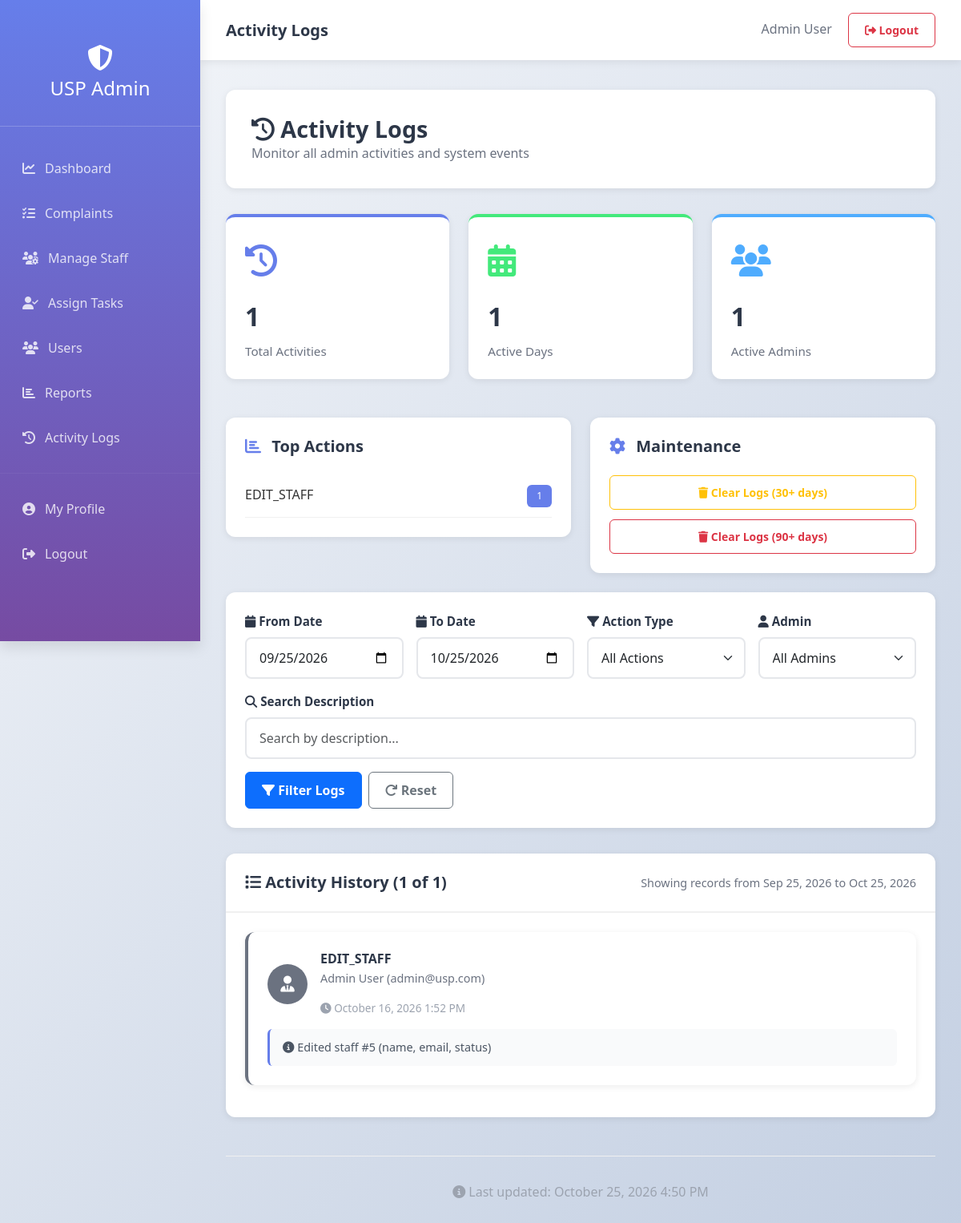
The page /USP_Feedback-3/admin/activity_logs.php (signed in) on the database its author committed.
### tables this page shows
CREATE TABLE `admin_logs` (
  `log_id` int(11) NOT NULL AUTO_INCREMENT,
  `admin_id` int(11) NOT NULL,
  `action` varchar(100) NOT NULL,
  `description` text DEFAULT NULL,
  `timestamp` timestamp NULL DEFAULT current_timestamp(),
  PRIMARY KEY (`log_id`),
  KEY `idx_admin_id` (`admin_id`),
  CONSTRAINT `fk_87` FOREIGN KEY (`admin_id`) REFERENCES `users` (`id`) ON DELETE CASCADE
);

CREATE TABLE `users` (
  `id` int(11) NOT NULL AUTO_INCREMENT,
  `name` varchar(100) NOT NULL,
  `email` varchar(100) NOT NULL,
  `password` varchar(255) NOT NULL,
  `role` enum('admin','staff','user') NOT NULL DEFAULT 'user',
  `status` enum('active','inactive') DEFAULT 'active',
  `created_at` timestamp NULL DEFAULT current_timestamp(),
  `updated_at` timestamp NULL DEFAULT current_timestamp() ON UPDATE current_timestamp(),
  PRIMARY KEY (`id`),
  UNIQUE KEY `email` (`email`)
);

### USP_Feedback-3/admin/activity_logs.php (the view, shortened to what this page needs)
<?php
include '../config/db_connect.php';
$search_query = $_GET['search'] ?? '';
$date_from = $_GET['date_from'] ?? date('Y-m-d', strtotime('-30 days'));
$date_to = $_GET['date_to'] ?? date('Y-m-d');
$page = $_GET['page'] ?? 1;
$per_page = 20;
$where_clauses = [];
if (!empty($date_from) && !empty($date_to)) {
    $date_from_escaped = mysqli_real_escape_string($conn, $date_from);
    $date_to_escaped = mysqli_real_escape_string($conn, $date_to);
    $where_clauses[] = "DATE(al.timestamp) BETWEEN '$date_from_escaped' AND '$date_to_escaped'";
}
$where = !empty($where_clauses) ? 'WHERE ' . implode(' AND ', $where_clauses) : '';
$count_query = "SELECT COUNT(*) as total FROM admin_logs al LEFT JOIN users u ON al.admin_id = u.id $where";
$count_result = mysqli_fetch_assoc(mysqli_query($conn, $count_query));
$total_records = $count_result['total'];
$offset = ($page - 1) * $per_page;
$logs_query = "
    SELECT al.*, u.name as admin_name, u.email as admin_email
    FROM admin_logs al
    LEFT JOIN users u ON al.admin_id = u.id
    $where
    ORDER BY al.timestamp DESC
    LIMIT $offset, $per_page
";
$logs_result = mysqli_query($conn, $logs_query);
$logs = mysqli_fetch_all($logs_result, MYSQLI_ASSOC);
$stats_query = "
    SELECT
        COUNT(*) as total_activities,
        COUNT(DISTINCT DATE(timestamp)) as active_days,
        COUNT(DISTINCT admin_id) as active_admins
    FROM admin_logs
    WHERE DATE(timestamp) BETWEEN '$date_from' AND '$date_to'
";
$stats = mysqli_fetch_assoc(mysqli_query($conn, $stats_query));
$top_actions_query = "
    SELECT action, COUNT(*) as count
    FROM admin_logs
    WHERE DATE(timestamp) BETWEEN '$date_from' AND '$date_to'
    GROUP BY action
    ORDER BY count DESC
    LIMIT 5
";
$top_actions = mysqli_fetch_all(mysqli_query($conn, $top_actions_query), MYSQLI_ASSOC);
function getActionColor($action) {
    $colors = [
        'LOGIN' => '#4facfe',
        'LOGOUT' => '#667eea',
        'CREATE' => '#43e97b',
        'UPDATE' => '#f5af19',
        'DELETE' => '#f5576c',
        'ASSIGN' => '#00f2fe',
        'DEFAULT' => '#6b7280'
    ];
    return $colors['DEFAULT'];
}
function getActionIcon($action) {
    $icons = [
        'LOGIN' => 'fa-sign-in-alt',
        'LOGOUT' => 'fa-sign-out-alt',
        'CREATE' => 'fa-plus-circle',
        'UPDATE' => 'fa-edit',
        'DELETE' => 'fa-trash',
        'ASSIGN' => 'fa-user-check',
        'COMPLAINT' => 'fa-tasks',
        'USER' => 'fa-user',
        'STAFF' => 'fa-user-tie',
        'DEFAULT' => 'fa-history'
    ];
    foreach ($icons as $key => $icon) {
        if (strpos($action, $key) !== false) {
            return $icon;
        }
    }
    return $icons['DEFAULT'];
}
?>
<!DOCTYPE html>
<html lang="en">
<head>
    <link href="https://cdn.jsdelivr.net/npm/bootstrap@5.3.0/dist/css/bootstrap.min.css" rel="stylesheet">
    <link rel="stylesheet" href="https://cdnjs.cloudflare.com/ajax/libs/font-awesome/6.4.0/css/all.min.css">
    <link rel="stylesheet" href="https://cdnjs.cloudflare.com/ajax/libs/Chart.js/3.9.1/chart.min.css">
    <link rel="stylesheet" href="../css/style.css">
<link rel="stylesheet" href="../css/responsive.css">
</head>
<body>
    <div class="sidebar">
        <div class="sidebar-brand">
            <i class="fas fa-shield-alt"></i>
            <h4>USP Admin</h4>
        </div>
        <nav class="nav flex-column">
            <a class="nav-link " href="admin_dashboard_professional.php">
                <i class="fas fa-chart-line"></i> Dashboard
            </a>
            <a class="nav-link" href="manage_complaints.php">
                <i class="fas fa-tasks"></i> Complaints
            </a>
            <a class="nav-link" href="manage_staff.php">
                <i class="fas fa-users-cog"></i> Manage Staff
            </a>
            <a class="nav-link" href="assign_staff.php">
                <i class="fas fa-user-check"></i> Assign Tasks
            </a>
            <a class="nav-link" href="manage_users.php">
                <i class="fas fa-users"></i> Users
            </a>
            <a class="nav-link" href="reports.php">
                <i class="fas fa-chart-bar"></i> Reports
            </a>
            <a class="nav-link" href="activity_logs.php">
                <i class="fas fa-history"></i> Activity Logs
            </a>
            <hr style="border-color: rgba(255, 255, 255, 0.2); margin: 1rem 0;">
            <a class="nav-link" href="admin_profile.php">
                <i class="fas fa-user-circle"></i> My Profile
            </a>
            <a class="nav-link" href="logout.php">
                <i class="fas fa-sign-out-alt"></i> Logout
            </a>
        </nav>
    </div>
    <nav class="navbar-custom">
        <div style="display: flex; justify-content: space-between; align-items: center; width: 100%;">
            <h5 style="margin: 0; color: var(--dark); font-weight: 700;">Activity Logs</h5>
            <div>
                <span style="color: #6b7280; margin-right: 1rem;"><?php echo $_SESSION['user_name']; ?></span>
                <a href="logout.php" class="btn btn-sm btn-outline-danger">
                    <i class="fas fa-sign-out-alt"></i> Logout
                </a>
            </div>
        </div>
    </nav>
    <div class="main-content">
        <div class="page-header">
            <h2>
                <i class="fas fa-history"></i> Activity Logs
            </h2>
            <p style="color: #6b7280; margin: 0;">Monitor all admin activities and system events</p>
        </div>
        <div class="row mb-4">
            <div class="col-md-4">
                <div class="stat-card">
                    <div class="stat-icon">
                        <i class="fas fa-history"></i>
                    </div>
                    <div class="stat-value"><?php echo number_format($stats['total_activities']); ?></div>
                    <div class="stat-label">Total Activities</div>
                </div>
            </div>
            <div class="col-md-4">
                <div class="stat-card" style="border-top-color: var(--success);">
                    <div class="stat-icon" style="color: var(--success);">
                        <i class="fas fa-calendar-alt"></i>
                    </div>
                    <div class="stat-value"><?php echo $stats['active_days']; ?></div>
                    <div class="stat-label">Active Days</div>
                </div>
            </div>
            <div class="col-md-4">
                <div class="stat-card" style="border-top-color: var(--info);">
                    <div class="stat-icon" style="color: var(--info);">
                        <i class="fas fa-users"></i>
                    </div>
                    <div class="stat-value"><?php echo $stats['active_admins']; ?></div>
                    <div class="stat-label">Active Admins</div>
                </div>
            </div>
        </div>
        <?php if (count($top_actions) > 0): ?>
            <div class="row mb-4">
                <div class="col-lg-6">
                    <div style="background: white; border-radius: 12px; padding: 1.5rem; box-shadow: 0 2px 8px rgba(0, 0, 0, 0.08);">
                        <h5 style="margin-bottom: 1.5rem; font-weight: 700; color: var(--dark);">
                            <i class="fas fa-chart-bar" style="color: var(--primary); margin-right: 0.5rem;"></i> Top Actions
                        </h5>
                        <?php foreach ($top_actions as $action): ?>
                            <div style="display: flex; justify-content: space-between; padding: 0.75rem 0; border-bottom: 1px solid #f0f0f0;">
                                <span><?php echo htmlspecialchars($action['action']); ?></span>
                                <span class="badge" style="background: var(--primary); color: white;"><?php echo $action['count']; ?></span>
                            </div>
                        <?php endforeach; ?>
                    </div>
                </div>
                <div class="col-lg-6">
                    <div style="background: white; border-radius: 12px; padding: 1.5rem; box-shadow: 0 2px 8px rgba(0, 0, 0, 0.08);">
                        <h5 style="margin-bottom: 1.5rem; font-weight: 700; color: var(--dark);">
                            <i class="fas fa-cog" style="color: var(--primary); margin-right: 0.5rem;"></i> Maintenance
                        </h5>
                        <div style="display: grid; gap: 0.75rem;">
                            <a href="?delete_period=30" class="btn btn-outline-warning btn-sm" onclick="return confirm('Delete logs older than 30 days?');">
                                <i class="fas fa-trash"></i> Clear Logs (30+ days)
                            </a>
                            <a href="?delete_period=90" class="btn btn-outline-danger btn-sm" onclick="return confirm('Delete logs older than 90 days?');">
                                <i class="fas fa-trash"></i> Clear Logs (90+ days)
                            </a>
                        </div>
                    </div>
                </div>
            </div>
        <?php endif; ?>
        <div class="filter-section">
            <form method="GET" id="filterForm">
                <div class="row g-3">
                    <div class="col-md-3">
                        <label class="filter-label">
                            <i class="fas fa-calendar"></i> From Date
                        </label>
                        <input type="date" class="form-control" name="date_from" value="<?php echo $date_from; ?>">
                    </div>
                    <div class="col-md-3">
                        <label class="filter-label">
                            <i class="fas fa-calendar"></i> To Date
                        </label>
                        <input type="date" class="form-control" name="date_to" value="<?php echo $date_to; ?>">
                    </div>
                    <div class="col-md-3">
                        <label class="filter-label">
                            <i class="fas fa-filter"></i> Action Type
                        </label>
                        <select class="form-select" name="action">
                            <option value="all">All Actions</option>
                        </select>
                    </div>
                    <div class="col-md-3">
                        <label class="filter-label">
                            <i class="fas fa-user"></i> Admin
                        </label>
                        <select class="form-select" name="admin">
                            <option value="all">All Admins</option>
                        </select>
                    </div>
                    <div class="col-md-12">
                        <label class="filter-label">
                            <i class="fas fa-search"></i> Search Description
                        </label>
                        <input type="text" class="form-control" name="search" placeholder="Search by description..."
                               value="<?php echo htmlspecialchars($search_query); ?>">
                    </div>
                    <div class="col-md-12 d-flex gap-2">
                        <button type="submit" class="btn btn-primary">
                            <i class="fas fa-filter"></i> Filter Logs
                        </button>
                        <a href="activity_logs.php" class="btn btn-outline-secondary">
                            <i class="fas fa-redo"></i> Reset
                        </a>
                    </div>
                </div>
            </form>
        </div>
        <div class="table-section">
            <div class="table-header">
                <h5><i class="fas fa-list"></i> Activity History (<?php echo count($logs); ?> of <?php echo $total_records; ?>)</h5>
                <div>
                    <span style="color: #6b7280; font-size: 0.9rem;">
                        Showing records from <?php echo date('M d, Y', strtotime($date_from)); ?> to <?php echo date('M d, Y', strtotime($date_to)); ?>
                    </span>
                </div>
            </div>
            <?php if (count($logs) > 0): ?>
                <div style="padding: 1.5rem;">
                    <?php foreach ($logs as $log): ?>
                        <div class="log-item" style="border-left-color: <?php echo getActionColor($log['action']); ?>;">
                            <div class="log-action">
                                <div class="log-icon" style="background: <?php echo getActionColor($log['action']); ?>;">
                                    <i class="fas <?php echo getActionIcon($log['action']); ?>"></i>
                                </div>
                                <div class="log-content">
                                    <h6><?php echo htmlspecialchars($log['action']); ?></h6>
                                    <p><?php echo htmlspecialchars($log['admin_name'] ?? 'System'); ?> (<?php echo htmlspecialchars($log['admin_email'] ?? 'system'); ?>)</p>
                                    <div class="log-time">
                                        <i class="fas fa-clock"></i> <?php echo date('F j, Y g:i A', strtotime($log['timestamp'])); ?>
                                    </div>
                                </div>
                            </div>
                            <?php if (!empty($log['description'])): ?>
                                <div class="log-description">
                                    <i class="fas fa-info-circle"></i> <?php echo htmlspecialchars($log['description']); ?>
                                </div>
                            <?php endif; ?>
                        </div>
                    <?php endforeach; ?>
                </div>
            <?php endif; ?>
        </div>
        <div style="text-align: center; color: #9ca3af; margin-top: 3rem; padding-top: 2rem; border-top: 1px solid #f0f0f0;">
            <p>
                <i class="fas fa-info-circle"></i> Last updated: <?php echo date('F j, Y g:i A'); ?>
            </p>
        </div>
    </div>
</body>
</html>

### USP_Feedback-3/css/style.css (style rules this page uses)
:root { --primary-color: #0d6efd; --secondary-color: #6c757d; --success-color: #198754; --danger-color: #dc3545; --warning-color: #ffc107; --info-color: #f00d0d; }
* { margin: 0; padding: 0; box-sizing: border-box; }
body { font-family: 'Segoe UI', Tahoma, Geneva, Verdana, sans-serif; background-color: #f8f9fa; color: #333; }
.badge { padding: 0.5rem 0.75rem; font-weight: 500; }
.form-control, .form-select { border: 1px solid #dee2e6; border-radius: 6px; padding: 0.75rem; transition: border-color 0.2s, box-shadow 0.2s; }
.btn { border-radius: 6px; font-weight: 600; padding: 0.625rem 1.25rem; transition: all 0.2s; }
.btn-primary { background-color: var(--primary-color); border-color: var(--primary-color); }

### USP_Feedback-3/css/responsive.css (style rules this page uses)
*, *::before, *::after { box-sizing: border-box; }
html { -webkit-text-size-adjust: 100%; text-size-adjust: 100%; }
.main-content, .main, .page-header, .table-section, .card, .row > *, .modal-content, .topbar, .navbar-custom { min-width: 0; }
.main-content, .main, .modal-body { overflow-wrap: break-word; }
.btn-toolbar, .pagination, .page-header .d-flex, .table-header, .pagination-section { flex-wrap: wrap; gap: .5rem; }
.sidebar { overflow-y: auto; }
@media (min-width: 992px) { .navbar-custom { margin-left: 0 !important; } }
@media (min-width: 992px) { body > .main-content { max-width: 1700px; margin-left: max(250px, calc((100vw / var(--fit, 1) + 250px - 1700px) / 2)) !important; margin-right: auto; } }

### rows shown on the page
admin_logs: action "EDIT_STAFF", admin.name "Admin User", admin.email "admin@usp.com", timestamp "October 16, 2026 1:52 PM", description "Edited staff #5 (name, email, status)"

### other values the page prints
$_SESSION['user_name'] "Admin User"
$stats['total_activities'] "1"
$stats['active_days'] "1"
$stats['active_admins'] "1"
$action['action'] "EDIT_STAFF"
$action['count'] "1"
count($logs) "1"
$total_records "1"
date('M d, Y', strtotime($date_from)) "Sep 25, 2026"
date('M d, Y', strtotime($date_to)) "Oct 25, 2026"
